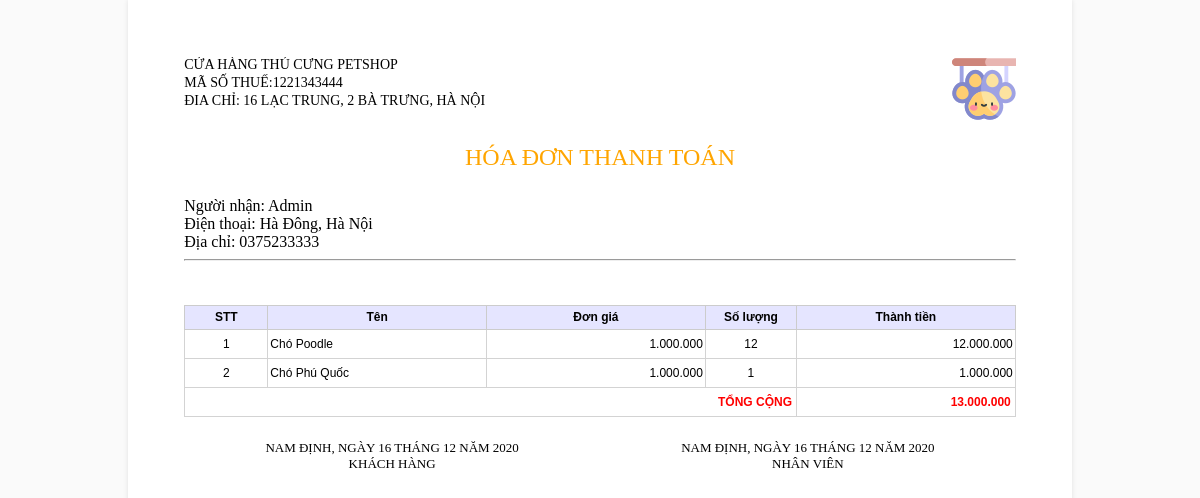
Page /hoadon.php?id=6 (signed in) on the committed database.
### tables this page shows
CREATE TABLE `user` (
  `id` int(11) NOT NULL AUTO_INCREMENT,
  `username` varchar(255) NOT NULL,
  `password` varchar(255) NOT NULL,
  `email` varchar(200) NOT NULL,
  `sodienthoai` varchar(12) NOT NULL,
  `diachi` varchar(255) NOT NULL,
  `level` int(1) NOT NULL,
  PRIMARY KEY (`id`)
);

CREATE TABLE `order_detail` (
  `id` int(11) NOT NULL AUTO_INCREMENT,
  `order_id` int(11) NOT NULL,
  `post_id` int(11) NOT NULL,
  `quantity` int(200) NOT NULL,
  `price` int(255) NOT NULL,
  `created_time` varchar(255) DEFAULT NULL,
  `last_updated` varchar(255) DEFAULT NULL,
  PRIMARY KEY (`id`),
  KEY `order_id` (`order_id`),
  KEY `post_id` (`post_id`)
);

CREATE TABLE `post` (
  `id` int(11) NOT NULL AUTO_INCREMENT,
  `title` varchar(255) NOT NULL,
  `price` int(255) NOT NULL,
  `kind` varchar(200) NOT NULL,
  `age` varchar(255) NOT NULL,
  `address` varchar(255) NOT NULL,
  `image` varchar(255) NOT NULL,
  `type` int(1) NOT NULL,
  `created_time` varchar(255) NOT NULL,
  `last_updated` varchar(255) NOT NULL,
  PRIMARY KEY (`id`)
);

### hoadon.php (the view, shortened to what this page needs)
<!DOCTYPE html>
<html>
<head>
</head>
<link rel="stylesheet" type="text/css" href="css/styleHoaDon.css">
    </head>
    <body>
        <?php
        $id = $_GET['id'];
        if (!empty($_SESSION['current_user'])) {
            include 'config.php';
            $orders = mysqli_query($conn, "SELECT orders.*, order_detail.*, post.kind
FROM orders
INNER JOIN order_detail ON orders.id = order_detail.order_id
INNER JOIN post ON post.id = order_detail.post_id
WHERE orders.id = " .$id );
            $orders = mysqli_fetch_all($orders, MYSQLI_ASSOC);
        }
         $user_name = $_SESSION['current_user'];
         $user1 = mysqli_query($conn, "SELECT * FROM `user` WHERE `username` = '$user_name'");
        $rowUser =  mysqli_fetch_array($user1);
        ?>
<div id="page" class="page">
    <div class="header">
       <div class="logo"><img src="image/logo.png"/></div>
        <div class="company">Cửa Hàng Thú Cưng PetShop</div><br>
        <div class="company">Mã số thuế:1221343444</div><br>
        <div class="company">Đia chỉ: 16 Lạc Trung, 2 Bà Trưng, Hà Nội</div>
    </div>
  <br/>
  <div class="title">
        HÓA ĐƠN THANH TOÁN
        <br/>
       <br>
  </div>
  <div id="infor-khachhang">
   <label>Người nhận: </label><span> <?= $rowUser['username'] ?></span><br/>
                <label>Điện thoại: </label><span> <?= $rowUser['diachi'] ?></span><br/>
                <label>Địa chỉ: </label><span> <?= $rowUser['sodienthoai'] ?></span><br/>
                <hr/>
  </div>
  <br/>
  <br/>
  <table class="TableData">
    <tr>
      <th>STT</th>
      <th>Tên</th>
      <th>Đơn giá</th>
      <th>Số lượng</th>
      <th>Thành tiền</th>
    </tr>
    <?php
    $pos = 1;
    $tongsotien = 0;
    foreach($orders as $row)
    {
        $tongsotien += $row['quantity']*$row['price'];
        echo "<tr>";
        echo "<td class=\"cotSTT\">".$pos++."</td>";
        echo "<td class=\"cotTenSanPham\">".$row['kind']."</td>";
        echo "<td class=\"cotGia\">".number_format(($row['price']),0,",",".")."</td>";
        echo "<td class=\"cotSoLuong\" align='center'>".$row['quantity']."</td>";
        echo "<td class=\"cotSo\">".number_format(($row['quantity']*$row['price']),0,",",".")."</td>";
        echo "</tr>";
    }
?>
    <tr>
      <td colspan="4" class="tong">Tổng cộng</td>
      <td class="tong"><?php echo number_format(($tongsotien),0,",",".")?></td>
    </tr>
  </table>
  <div class="footer-left"> Nam Định, ngày 16 tháng 12 năm 2020<br/>
    Khách hàng </div>
  <div class="footer-right"> Nam Định, ngày 16 tháng 12 năm 2020<br/>
    Nhân viên </div>
</div>
</body>

### css/styleHoaDon.css (style rules this page uses)
body { margin: 0; padding: 0; background-color: #FAFAFA; font: 12pt "Tohoma"; }
* { box-sizing: border-box; -moz-box-sizing: border-box; }
.page { width: 25cm; overflow:hidden; min-height:297mm; padding: 1.5cm; margin-left:auto; margin-right:auto; background: white; box-shadow: 0 0 5px rgba(0, 0, 0, 0.1); }
.header { overflow:hidden; }
.logo { background-color:#FFFFFF; text-align:right; float:right; }
.company { text-transform:uppercase; background-color:#FFFFFF; text-align:left; float:left; font-size:14px; float: left; }
.title { text-align:center; position:relative; color:orange; font-size: 24px; top:1px; }
.footer-left { text-align:center; text-transform:uppercase; padding-top:24px; position:relative; height: 150px; width:50%; color:#000; float:left; font-size: 13px; bottom:1px; }
.footer-right { text-align:center; text-transform:uppercase; padding-top:24px; position:relative; height: 150px; width:50%; color:#000; font-size: 13px; float:right; bottom:1px; }
.TableData { background:#ffffff; font: 11px; width:100%; border-collapse:collapse; font-family:Verdana, Arial, Helvetica, sans-serif; font-size:12px; border:thin solid #d3d3d3; }
.TableData TH { background: rgba(0,0,255,0.1); text-align: center; font-weight: bold; color: #000; border: solid 1px #ccc; height: 24px; }
.TableData TR { padding: 10px; height: 24px; border:thin solid #d3d3d3; }
td { padding: 7px; }
.TableData TR TD { padding-right: 2px; padding-left: 2px; border:thin solid #d3d3d3; }
.TableData .cotSTT { text-align:center; width: 10%; }
.TableData .cotTenSanPham { text-align:left; width: 120px; }
.TableData .cotGia { text-align:right; width: 120px; }
.TableData .cotSoLuong { text-align: center; width: 50px; }
.TableData .cotSo { text-align: right; width: 120px; }
.TableData .tong { text-align: right; font-weight:bold; text-transform:uppercase; padding-right: 4px; color: red; }

### rows in the picture
user: username "Admin", diachi "Hà Đông, Hà Nội", sodienthoai "0375233333"
order_detail: post.kind "Chó Poodle", price "1.000.000", quantity "12", $row['quantity']*$row['price'] "12.000.000"
order_detail: post.kind "Chó Phú Quốc", price "1.000.000", quantity "1", $row['quantity']*$row['price'] "1.000.000"

### other values in the picture
$tongsotien "13.000.000"
